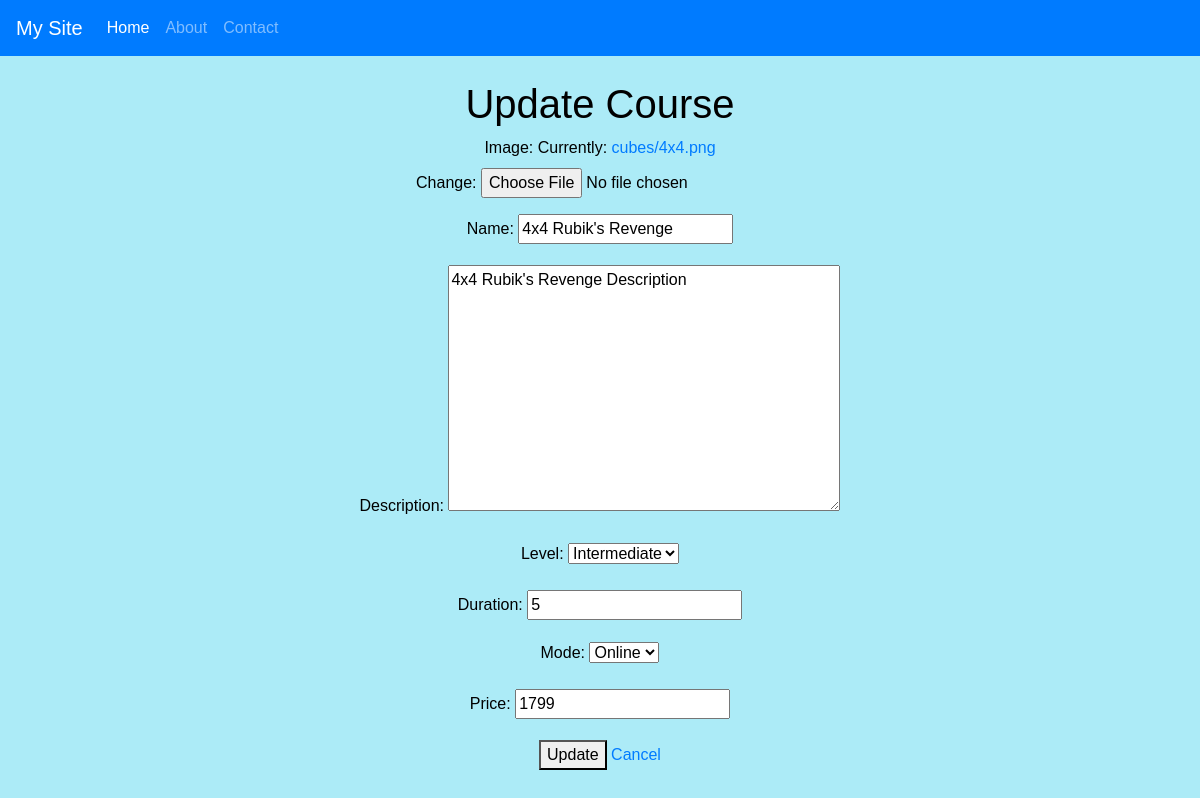
/course/update/3/, run on the app's committed database.
### course/models.py (models this page shows, shortened)
class Courses(models.Model):
    LEVELS = [
        ('Beginner', 'Beginner'),
        ('Intermediate', 'Intermediate'),
        ('Adavance', 'Adavance')
    ]
    MODES = [
        ('Online', 'Online'),
        ('Offline', 'Offline')
    ]
    image = models.ImageField(upload_to='cubes/')
    name = models.CharField(max_length=100, null=False)
    price = models.PositiveIntegerField(null=False)
    level = models.CharField(max_length=100, choices=LEVELS)
    duration = models.PositiveIntegerField()
    mode = models.CharField(max_length=50,choices=MODES)
    description = models.TextField(default='')

### course/views/course.py (the view)
# urls.py: path('update/<int:course_id>/', course.update_course, name='update_course'),
def update_course(request, course_id):
    course = get_object_or_404(Courses, pk=course_id)
    if request.method == 'POST':
        form = CourseForm(request.POST, request.FILES, instance=course)
        if form.is_valid():
            form.save()
            return redirect('course', course_id=course.id)
    else:
        form = CourseForm(instance=course)
    return render(request, 'update.html', {'form': form, 'course': course})

### course/forms.py
class CourseForm(forms.ModelForm):
    class Meta:
        model = Courses
        fields = ['image', 'name', 'description', 'level', 'duration', 'mode', 'price']

### course/templates/update.html (shortened to what this page needs)
{% extends "layout.html" %}
{% block content %}
<h1>Update Course</h1>
<div class="container ">
    <form method="POST" enctype="multipart/form-data">
        {{ form.as_p }}
        <button type="submit">Update</button>
        <a href="{% url 'courses' %}">Cancel</a>
    </form>
</div>
{% endblock %}

### static/css/style.css (style rules this page uses)
body { background-color: #acebf7; font-family: Arial, sans-serif; color: #000000; text-align: center; }

### data on the page
Courses: name "4x4 Rubik's Revenge", description "4x4 Rubik's Revenge Description", level "Intermediate", duration "5", mode "Online", price "1799"
